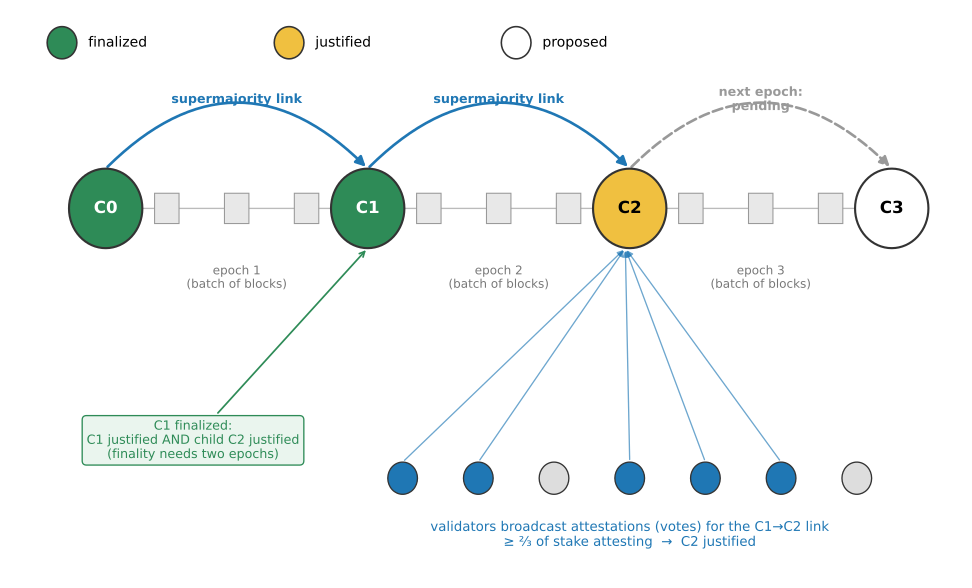

Python code for this plot:
# Generator for Figure 3.3 (casper-ffg-flow). Renders casper-ffg-flow.{svg,pdf}.
# Run: python3 casper-ffg-flow.py
# Compact aspect (~1.65) so labels stay legible at text width; see
# wiki/diagrams/index.md.
import matplotlib
matplotlib.use('Agg')
import matplotlib.pyplot as plt
from matplotlib.patches import FancyArrowPatch, Rectangle
import numpy as np
import os

fig, ax = plt.subplots(figsize=(10.0, 6.0))

# state colours
C_FINAL = '#2e8b57'   # finalized  (dark green)
C_JUST  = '#f0c040'   # justified  (amber)
C_PROP  = '#ffffff'   # proposed   (white)
EDGE    = '#333333'
C_VOTE  = '#1f77b4'   # attestation arrows / links

# ── checkpoint chain ─────────────────────────────────────────────────────────
CP_Y   = 3.6
CP_X   = [0.9, 3.9, 6.9, 9.9]              # C0..C3
CP_NAME  = ['C0', 'C1', 'C2', 'C3']
CP_STATE = ['final', 'final', 'just', 'prop']
STATE_FILL = {'final': C_FINAL, 'just': C_JUST, 'prop': C_PROP}
CP_R = 0.42

for i in range(len(CP_X) - 1):
    x0, x1 = CP_X[i], CP_X[i+1]
    bx = np.linspace(x0 + 0.7, x1 - 0.7, 3)
    for x in bx:
        ax.add_patch(Rectangle((x - 0.14, CP_Y - 0.16), 0.28, 0.32,
                     facecolor='#e8e8e8', edgecolor='#999', lw=0.8, zorder=2))
    ax.plot([x0, x1], [CP_Y, CP_Y], color='#bbb', lw=1.0, zorder=1)
    ax.text((x0 + x1) / 2, CP_Y - 0.6, f'epoch {i+1}\n(batch of blocks)',
            ha='center', va='top', fontsize=9, color='#777')

for x, name, st in zip(CP_X, CP_NAME, CP_STATE):
    ax.add_patch(plt.Circle((x, CP_Y), CP_R, facecolor=STATE_FILL[st],
                 edgecolor=EDGE, lw=1.6, zorder=4))
    tc = 'white' if st == 'final' else 'black'
    ax.text(x, CP_Y, name, ha='center', va='center', fontsize=12.5,
            fontweight='bold', color=tc, zorder=5)

# ── supermajority link arcs (source → target) ────────────────────────────────
def link(xa, xb, label, color=C_VOTE, pending=False):
    arc = FancyArrowPatch((xa, CP_Y + CP_R), (xb, CP_Y + CP_R),
                          connectionstyle='arc3,rad=-0.5',
                          arrowstyle='-|>', mutation_scale=15,
                          lw=2.0, color=color, zorder=3,
                          linestyle='--' if pending else '-')
    ax.add_patch(arc)
    ax.text((xa + xb) / 2, CP_Y + 1.15, label, ha='center', va='center',
            fontsize=9.5, color=color, fontweight='bold')

link(CP_X[0], CP_X[1], 'supermajority link')
link(CP_X[1], CP_X[2], 'supermajority link')
link(CP_X[2], CP_X[3], 'next epoch:\npending', color='#999', pending=True)

# ── validator attestation layer (how nodes communicate) ─────────────────────
VAL_Y = 0.75
val_x = np.linspace(4.3, 9.5, 7)          # 7 validators under epoch-2 region
votes = [True, True, False, True, True, True, False]   # 5 of 7 attest
for x, v in zip(val_x, votes):
    fc = C_VOTE if v else '#dddddd'
    ax.add_patch(plt.Circle((x, VAL_Y), 0.17, facecolor=fc,
                 edgecolor=EDGE, lw=1.0, zorder=4))
    if v:
        arr = FancyArrowPatch((x, VAL_Y + 0.17), (CP_X[2] - 0.05, CP_Y - CP_R),
                              arrowstyle='-|>', mutation_scale=9,
                              lw=1.0, color=C_VOTE, alpha=0.65, zorder=2)
        ax.add_patch(arr)

ax.text(6.9, VAL_Y - 0.45,
        'validators broadcast attestations (votes) for the C1→C2 link\n'
        '≥ ⅔ of stake attesting  →  C2 justified',
        ha='center', va='top', fontsize=10, color=C_VOTE)

ax.annotate('C1 finalized:\nC1 justified AND child C2 justified\n(finality needs two epochs)',
            xy=(CP_X[1], CP_Y - CP_R), xytext=(1.9, 1.15),
            fontsize=9.5, ha='center', va='center', color='#2e8b57',
            arrowprops=dict(arrowstyle='->', color='#2e8b57', lw=1.3),
            bbox=dict(boxstyle='round,pad=0.35', fc='#eaf5ee', ec='#2e8b57', lw=1.0))

for i, (st, lab) in enumerate([('final', 'finalized'), ('just', 'justified'), ('prop', 'proposed')]):
    ax.add_patch(plt.Circle((0.4 + i * 2.6, 5.35), 0.17, facecolor=STATE_FILL[st],
                 edgecolor=EDGE, lw=1.2, zorder=4))
    ax.text(0.4 + i * 2.6 + 0.3, 5.35, lab, ha='left', va='center', fontsize=10.5)

ax.set_xlim(-0.2, 10.7)
ax.set_ylim(-0.3, 5.7)
ax.axis('off')
plt.tight_layout(pad=0.3)
out = os.path.dirname(os.path.abspath(__file__))
plt.savefig(f'{out}/casper-ffg-flow.svg', bbox_inches='tight')
plt.savefig(f'{out}/casper-ffg-flow.pdf', bbox_inches='tight')
print('casper-ffg-flow done')
